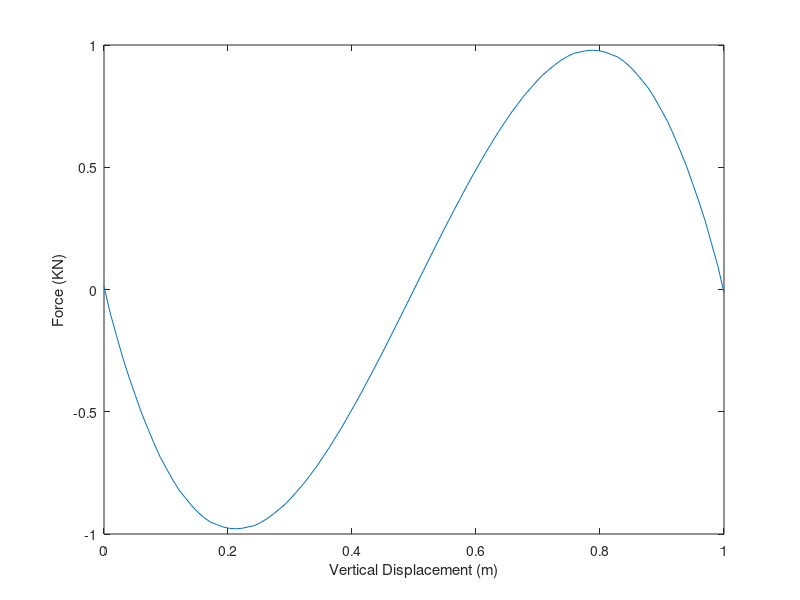

MATLAB code for this plot:
% Inputs 
EA = 2100;
W1 = 5.5;
W2 = -4;
H = 0.5;
L1_vec = [W1,H];
L2_vec = [W2,H];
L1 = sqrt(dot(L1_vec,L1_vec));
L2 = sqrt(dot(L2_vec,L2_vec));
N1 = L1_vec/L1;
N2 = L2_vec/L2;

%Solve in x direction for position vectors
V = linspace(0,2*H,100);
u_actual = zeros(1,100);
Fx = zeros(100,250);
Fx(:,1) = 1;

for i = 1:100
    for j = 2:250
        ux = j/5000;
        ux_change = [-ux,-V(i)];
        l1_vecx = L1_vec + ux_change;
        l2_vecx = L2_vec + ux_change;
        l1x = sqrt(dot(l1_vecx,l1_vecx));
        l2x = sqrt(dot(l2_vecx,l2_vecx));
        n1x = l1_vecx/l1x;
        n2x = l2_vecx/l2x;
        lambda1x = l1x/L1;
        lambda2x = l2x/L2;
        strain1x = log(lambda1x);
        strain2x = log(lambda2x);
        f1x = EA*strain1x;
        f2x = EA*strain2x;
        F = f1x*n1x + f2x*n2x;
        Fx(i,j) = F(:,1);
        
        if Fx(i,j)*Fx(i,j-1) < 0 
            u_actual(i) = -ux;
        else
        end
    end
end

% Force in Y to get Forces
Fy = zeros(1,100);
for k = 1:100
    uy_change = [u_actual(k),-V(k)];
    l1_vecy = L1_vec + uy_change;
    l2_vecy = L2_vec + uy_change;
    l1y = sqrt(dot(l1_vecy,l1_vecy));
    l2y = sqrt(dot(l2_vecy,l2_vecy));
    n1y = l1_vecy/l1y;
    n2y = l2_vecy/l2y;
    lambda1y = l1y/L1;
    lambda2y = l2y/L2;
    strain1y = log(lambda1y);
    strain2y = log(lambda2y);
    f1y = EA*strain1y;
    f2y = EA*strain2y;
    f_tot = f1y*n1y + f2y*n2y;
    Fy(k) = f_tot(:,2);
end

plot(V,Fy)
xlabel("Vertical Displacement (m)")
ylabel("Force (KN)")
Pcr = max(Fy);
    
    
    
    
        
        